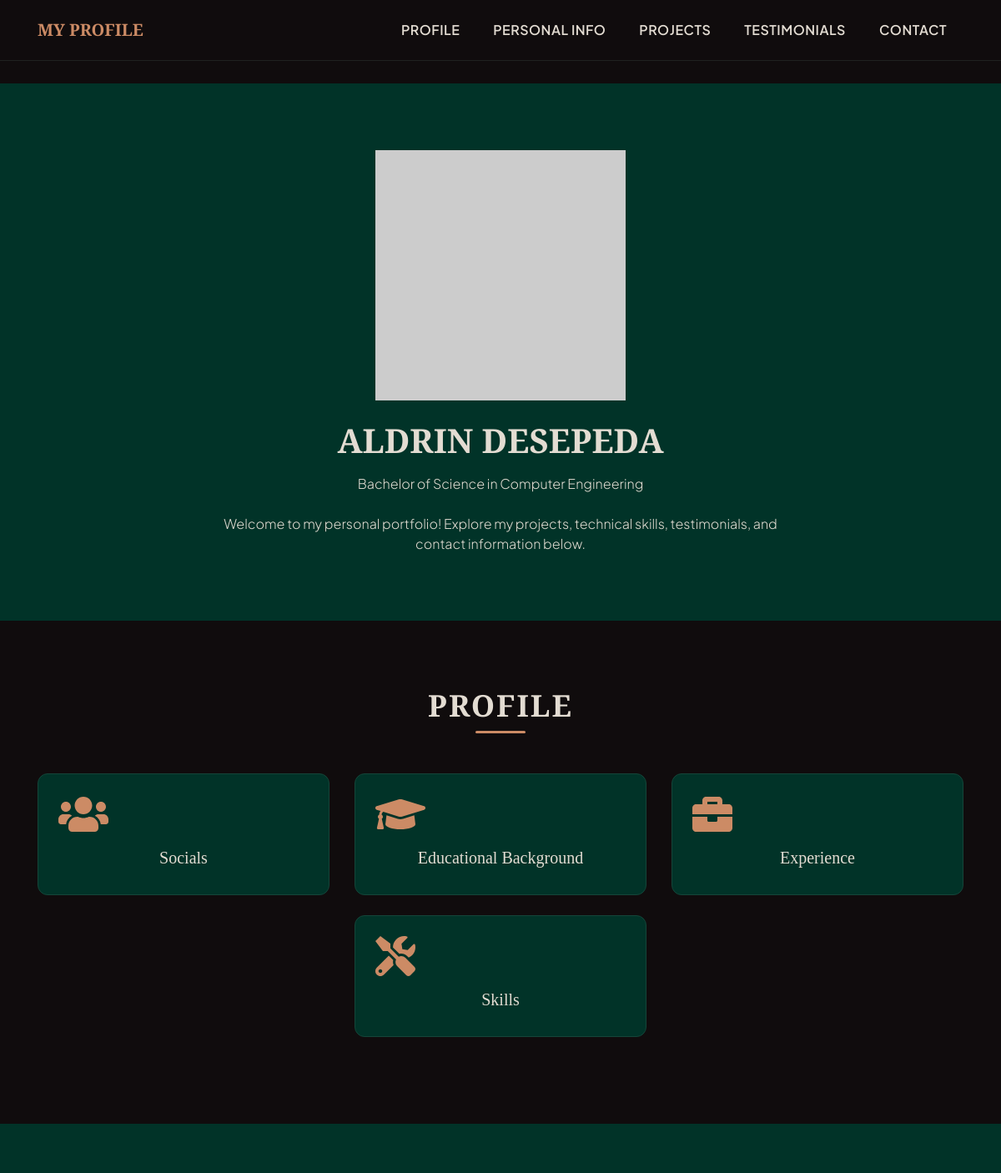
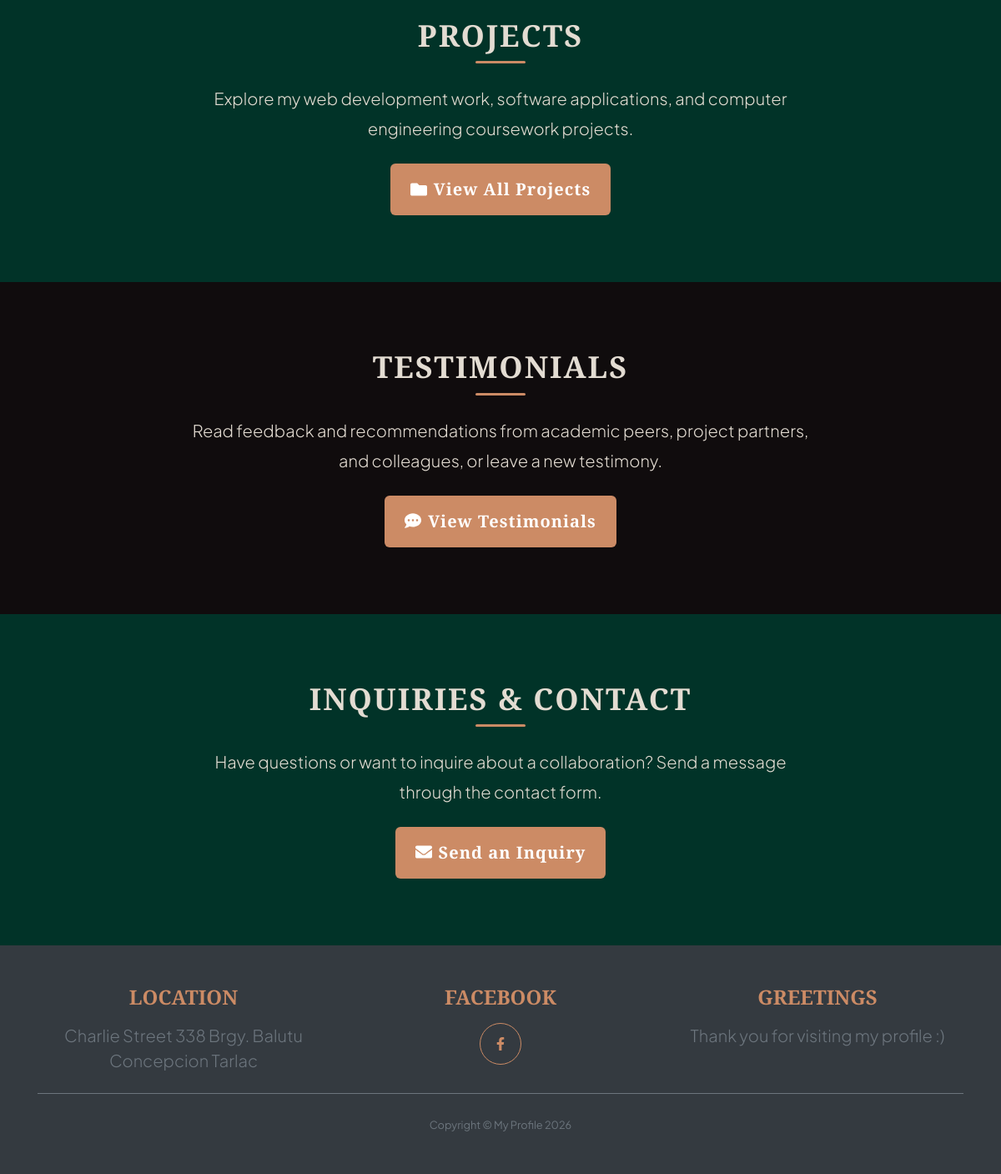
The page / on the database its author committed (2 pictures, top to bottom).
### portfolio/models.py (models this page shows, shortened)
class PersonalInformation(models.Model):
    first_name = models.CharField(max_length=100)
    middle_name = models.CharField(max_length=100, blank=True, null=True)
    last_name = models.CharField(max_length=100)
    summary = models.TextField()
    contact_number = models.CharField(max_length=20)
    email = models.EmailField()
    address = models.CharField(max_length=255)
    class Meta:
        verbose_name_plural = "Personal Information"

### portfolio/views.py (the view)
# urls.py: path('', views.home_view, name='home'),
def home_view(request):
    personal_info = PersonalInformation.objects.first()
    return render(request, 'portfolio/index.html', {'personal_info': personal_info})

### portfolio/templates/portfolio/index.html (shortened to what this page needs)
{% load static %}
<!DOCTYPE html>
<html lang="en">
    <head>
        <link rel="stylesheet" href="https://stackpath.bootstrapcdn.com/bootstrap/4.4.1/css/bootstrap.min.css">
    </head>
    <body id="page-top">
        <nav class="navbar navbar-expand-lg navbar-dark navbar-custom fixed-top" id="mainNav">
            <div class="container">
                <a class="navbar-brand font-weight-bold text-tan" href="{% url 'portfolio:home' %}">MY PROFILE</a>
                <div class="collapse navbar-collapse" id="navbarResponsive">
                    <ul class="navbar-nav ml-auto text-center">
                        <li class="nav-item mx-0 mx-lg-1"><a class="nav-link py-3 px-0 px-lg-3 rounded" href="#portfolio">PROFILE</a></li>
                        <li class="nav-item mx-0 mx-lg-1"><a class="nav-link py-3 px-0 px-lg-3 rounded" href="{% url 'portfolio:personal_info' %}">PERSONAL INFO</a></li>
                        <li class="nav-item mx-0 mx-lg-1"><a class="nav-link py-3 px-0 px-lg-3 rounded" href="#projects">PROJECTS</a></li>
                        <li class="nav-item mx-0 mx-lg-1"><a class="nav-link py-3 px-0 px-lg-3 rounded" href="#testimonials">TESTIMONIALS</a></li>
                        <li class="nav-item mx-0 mx-lg-1"><a class="nav-link py-3 px-0 px-lg-3 rounded" href="#contact">CONTACT</a></li>
                    </ul>
                </div>
            </div>
        </nav>
        <header class="masthead bg-primary-custom text-center">
            <div class="container d-flex align-items-center flex-column justify-content-center">
                <img class="masthead-avatar mb-4" src="{% static 'assets/img/Live chatbot (2).svg' %}" alt="Avatar" onerror="this.src='https://via.placeholder.com/300?text=Profile+Avatar';">
                <h1 class="masthead-heading text-uppercase mb-3 font-weight-bold text-sand">
                    {% if personal_info %}
                        {{ personal_info.first_name }} {{ personal_info.last_name }}
                    {% else %}
                        ALDRIN DESEPEDA
                    {% endif %}
                </h1>
                <p class="masthead-subheading font-weight-light mb-0 mx-auto" style="max-width: 700px; color: var(--sand-light);">
                    Bachelor of Science in Computer Engineering <br><br>
                    Welcome to my personal portfolio! Explore my projects, technical skills, testimonials, and contact information below.
                </p>
            </div>
        </header>
        <section class="page-section bg-secondary-custom" id="portfolio">
            <div class="container text-center">
                <h2 class="section-banner-title text-uppercase mb-5">PROFILE</h2>
                <div class="row justify-content-center">
                    <div class="col-md-6 col-lg-4 mb-4">
                        <div class="portfolio-item mx-auto" data-toggle="modal" data-target="#portfolioModal0">
                            <div class="card portfolio-card p-4">
                                <i class="fas fa-users fa-3x mb-3 text-tan"></i>
                                <h5 class="text-sand">Socials</h5>
                            </div>
                        </div>
                    </div>
                    <div class="col-md-6 col-lg-4 mb-4">
                        <div class="portfolio-item mx-auto" data-toggle="modal" data-target="#portfolioModal1">
                            <div class="card portfolio-card p-4">
                                <i class="fas fa-graduation-cap fa-3x mb-3 text-tan"></i>
                                <h5 class="text-sand">Educational Background</h5>
                            </div>
                        </div>
                    </div>
                    <div class="col-md-6 col-lg-4 mb-4">
                        <div class="portfolio-item mx-auto" data-toggle="modal" data-target="#portfolioModal2">
                            <div class="card portfolio-card p-4">
                                <i class="fas fa-briefcase fa-3x mb-3 text-tan"></i>
                                <h5 class="text-sand">Experience</h5>
                            </div>
                        </div>
                    </div>
                    <div class="col-md-6 col-lg-4 mb-4">
                        <div class="portfolio-item mx-auto" data-toggle="modal" data-target="#portfolioModal3">
                            <div class="card portfolio-card p-4">
                                <i class="fas fa-tools fa-3x mb-3 text-tan"></i>
                                <h5 class="text-sand">Skills</h5>
                            </div>
                        </div>
                    </div>
                </div>
            </div>
        </section>
        <section class="page-section bg-primary-custom text-center" id="projects">
            <div class="container">
                <h2 class="section-banner-title text-uppercase mb-4">PROJECTS</h2>
                <p class="lead mb-4 mx-auto" style="max-width: 750px; line-height: 1.8; color: var(--sand-light);">
                    Explore my web development work, software applications, and computer engineering coursework projects.
                </p>
                <div class="mt-4">
                    <a href="{% url 'portfolio:project_list' %}" class="btn btn-custom btn-lg font-weight-bold px-4 py-3">
                        <i class="fas fa-folder mr-2"></i>View All Projects
                    </a>
                </div>
            </div>
        </section>
        <section class="page-section bg-secondary-custom text-center" id="testimonials">
            <div class="container">
                <h2 class="section-banner-title text-uppercase mb-4">TESTIMONIALS</h2>
                <p class="lead mb-4 mx-auto" style="max-width: 750px; line-height: 1.8; color: var(--sand-light);">
                    Read feedback and recommendations from academic peers, project partners, and colleagues, or leave a new testimony.
                </p>
                <div class="mt-4">
                    <a href="{% url 'portfolio:testimony_list' %}" class="btn btn-custom btn-lg font-weight-bold px-4 py-3">
                        <i class="fas fa-comment-dots mr-2"></i>View Testimonials
                    </a>
                </div>
            </div>
        </section>
        <section class="page-section bg-primary-custom text-center" id="contact">
            <div class="container">
                <h2 class="section-banner-title text-uppercase mb-4">INQUIRIES & CONTACT</h2>
                <p class="lead mb-4 mx-auto" style="max-width: 750px; line-height: 1.8; color: var(--sand-light);">
                    Have questions or want to inquire about a collaboration? Send a message through the contact form.
                </p>
                <div class="mt-4">
                    <a href="{% url 'portfolio:contact' %}" class="btn btn-custom btn-lg font-weight-bold px-4 py-3">
                        <i class="fas fa-envelope mr-2"></i>Send an Inquiry
                    </a>
                </div>
            </div>
        </section>
        <footer class="footer py-5 bg-dark text-center">
            <div class="container">
                <div class="row">
                    <div class="col-lg-4 mb-4 mb-lg-0">
                        <h4 class="mb-3 text-uppercase font-weight-bold text-tan">LOCATION</h4>
                        <p class="lead mb-0 text-muted">
                            {% if personal_info %}
                                {{ personal_info.address }}
                            {% else %}
                                Charlie Street 338 Brgy. Balutu Concepcion Tarlac
                            {% endif %}
                        </p>
                    </div>
                    <div class="col-lg-4 mb-4 mb-lg-0">
                        <h4 class="mb-3 text-uppercase font-weight-bold text-tan">FACEBOOK</h4>
                        <a class="btn btn-outline-light btn-social mx-1 rounded-circle"
                           style="width: 50px; height: 50px; display: inline-flex; align-items: center; justify-content: center; border-color: var(--accent-tan); color: var(--accent-tan);"
                           href="https://www.facebook.com/aldrin.desepeda.0728" target="_blank">
                            <i class="fab fa-fw fa-facebook-f"></i>
                        </a>
                    </div>
                    <div class="col-lg-4">
                        <h4 class="mb-3 text-uppercase font-weight-bold text-tan">GREETINGS</h4>
                        <p class="lead mb-0 text-muted">
                            Thank you for visiting my profile :)
                        </p>
                    </div>
                </div>
                <hr class="my-4 border-secondary">
                <div class="copyright text-center text-muted">
                    <small>Copyright © My Profile 2026</small>
                </div>
            </div>
        </footer>
    </body>
</html>

### portfolio/templates/portfolio/index.html (style rules this page uses)
html { scroll-behavior: smooth; }
:root { --sand-light: #E3DCD2; --accent-tan: #CC8B65; --bg-primary: #013328; --bg-dark: #100C0D; }
body { padding-top: 100px; background-color: var(--bg-dark); color: var(--sand-light); font-family: 'Plus Jakarta Sans', sans-serif; }
h1, h2, h3, h4, h5, h6, .navbar-brand, .section-banner-title { font-family: 'Cinzel', serif; }
.navbar-custom { background-color: var(--bg-dark) !important; border-bottom: 1px solid #1f2220; }
.navbar-dark .navbar-nav .nav-link { color: var(--sand-light); font-weight: 600; letter-spacing: 0.5px; }
.section-banner-title { font-size: 2.25rem; font-weight: 800; letter-spacing: 2px; position: relative; padding-bottom: 12px; display: inline-block; color: var(--sand-light); }
.section-banner-title::after { content: ''; position: absolute; bottom: 0; left: 50%; transform: translateX(-50%); width: 60px; height: 3px; background-color: var(--accent-tan); border-radius: 2px; }
.masthead { padding-top: 5rem; padding-bottom: 5rem; background-color: var(--bg-primary); }
.masthead-avatar { max-width: 300px; width: 100%; height: auto; }
.page-section { padding: 5rem 0; }
.bg-primary-custom { background-color: var(--bg-primary) !important; }
.bg-secondary-custom { background-color: var(--bg-dark) !important; }
.portfolio-card { background-color: var(--bg-primary); border: 1px solid #154539; border-radius: 12px; transition: transform 0.2s ease, border-color 0.2s ease; }
.btn-custom { background-color: var(--accent-tan); color: #ffffff; font-family: 'Cinzel', serif; font-weight: 700; border: none; padding: 0.85rem 2rem; border-radius: 6px; letter-spacing: 1px; transition: background-color 0.2s ease, opacity 0.2s ease; }
.text-tan { color: var(--accent-tan) !important; }
.text-sand { color: var(--sand-light) !important; }

### rows shown on the page
PersonalInformation: first_name "ALDRIN", last_name "DESEPEDA", address "Charlie Street 338 Brgy. Balutu Concepcion Tarlac"
